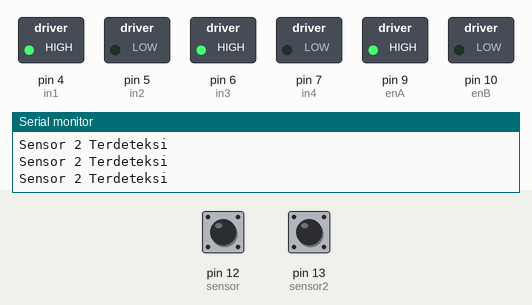
A sketch run on a simulated Arduino Uno, built with avr-gcc and run on an emulated ATmega328P. Parts: switched loads named in the sketch (green lamp = pin HIGH), the last lines printed to the serial monitor. Dashed ring = blinking. The inputs (shaded band) are chosen by the test bench; at power-on: pin 12 (sensor) HIGH, pin 13 (sensor2) LOW.

Above: at 1.2 s.
1.3 s: pin 12 (sensor) driven LOW
At 2.1 s:
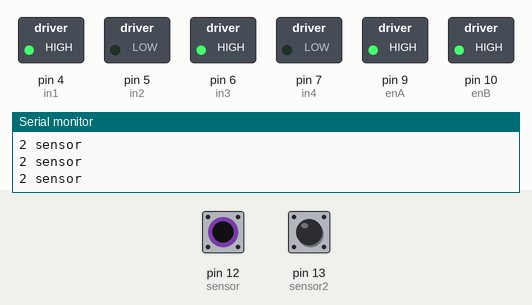
2.8 s: pin 13 (sensor2) driven HIGH
At 3.5 s:
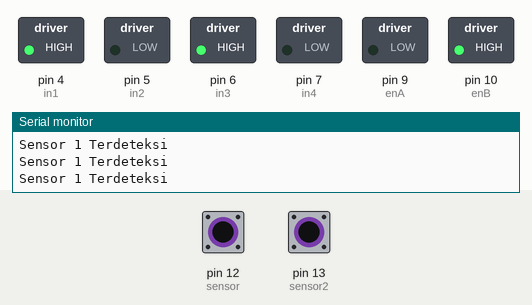
4.3 s: pin 12 (sensor) driven HIGH
At 4.8 s:
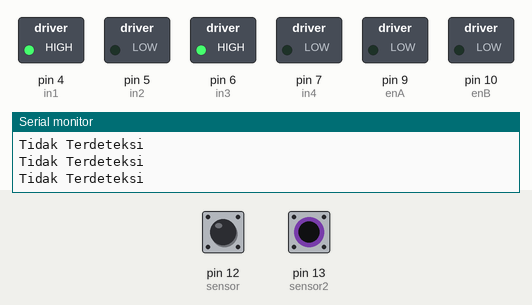
5.8 s: pin 13 (sensor2) driven LOW
At 7.2 s:
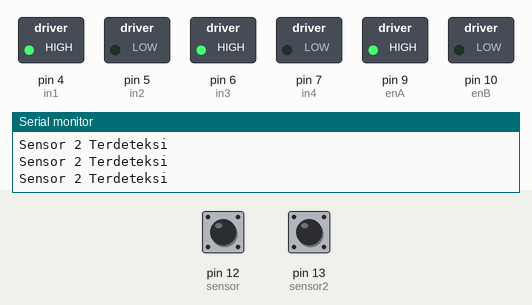
8.8 s: pin 12 (sensor) pulsed LOW 2 times (0.12 s each, 0.3 s apart)
At 8.88 s:
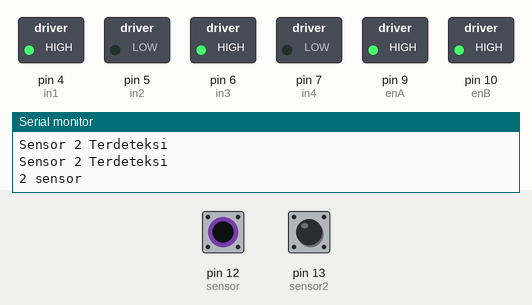
12.4 s: pin 13 (sensor2) pulsed HIGH 2 times (0.12 s each, 0.3 s apart)
At 12.63 s:
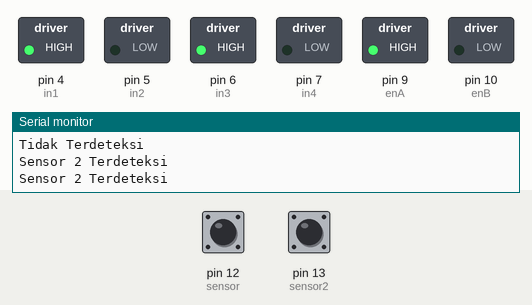
Timing chart, 0 to 15.4 s (numbered marks = the images above; inputs shaded):
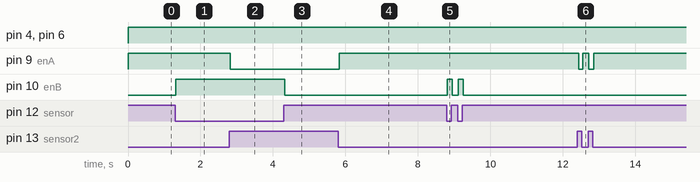

The sketch:

sensorGaris.ino
```cpp
const int sensor = 12;
const int sensor2 = 13;
#define enA 9
#define in1 4
#define in2 5
#define enB 10
#define in3 6
#define in4 7
int motorSpeedA = 0;
int motorSpeedB = 0;

void setup() {

 pinMode(enA, OUTPUT);
  pinMode(enB, OUTPUT);
  pinMode(in1, OUTPUT);
  pinMode(in2, OUTPUT);
  pinMode(in3, OUTPUT);
  pinMode(in4, OUTPUT);

pinMode(sensor, INPUT);
pinMode(sensor2, INPUT);
Serial.begin(9600);
}

void loop() {
  int TCRTpin = digitalRead(sensor);
  int TCRTpin2 = digitalRead(sensor2);
  if (TCRTpin == LOW && TCRTpin2 == HIGH){
  Serial.println("Sensor 1 Terdeteksi");

motorSpeedA = 0;
    motorSpeedB = 255;
    analogWrite(enA, motorSpeedA); // Send PWM signal to motor A
    analogWrite(enB, motorSpeedB); // Send PWM signal to motor B
    // Set Motor A backward
    digitalWrite(in1, HIGH);
    digitalWrite(in2, LOW);
    // Set Motor B backward
    digitalWrite(in3, HIGH);
    digitalWrite(in4, LOW);


  } else if (TCRTpin == HIGH && TCRTpin2 == LOW){
  Serial.println("Sensor 2 Terdeteksi");

motorSpeedA = 255;
    motorSpeedB = 0;
    analogWrite(enA, motorSpeedA); // Send PWM signal to motor A
    analogWrite(enB, motorSpeedB); // Send PWM signal to motor B
    // Set Motor A backward
    digitalWrite(in1, HIGH);
    digitalWrite(in2, LOW);
    // Set Motor B backward
    digitalWrite(in3, HIGH);
    digitalWrite(in4, LOW);


} else if (TCRTpin == LOW && TCRTpin2 == LOW){
  Serial.println("2 sensor");
  motorSpeedA = 255;
    motorSpeedB = 255;
    analogWrite(enA, motorSpeedA); // Send PWM signal to motor A
    analogWrite(enB, motorSpeedB); // Send PWM signal to motor B
    // Set Motor A backward
    digitalWrite(in1, HIGH);
        digitalWrite(in3, HIGH);
    digitalWrite(in2, LOW);
    // Set Motor B backward

    digitalWrite(in4, LOW);
  }
else{
  Serial.println("Tidak Terdeteksi");
  motorSpeedA = 0;
    motorSpeedB = 0;
 analogWrite(enA, motorSpeedA); // Send PWM signal to motor A
    analogWrite(enB, motorSpeedB); // Send PWM signal to motor B
    // Set Motor A backward
    digitalWrite(in1, HIGH);
    digitalWrite(in2, LOW);
    // Set Motor B backward
    digitalWrite(in3, HIGH);
    digitalWrite(in4, LOW);
}

}
```

Measured:
- after the input at 1.3 s, pin 10 (enB): LOW → HIGH at once
- after the input at 2.8 s, pin 9 (enA): HIGH → LOW at once
- after the input at 4.3 s, pin 10 (enB): HIGH → LOW at once
- after the input at 5.8 s, pin 9 (enA): LOW → HIGH at once
- after the input at 8.8 s, pin 10 (enB): alternates HIGH for 0.14 s and LOW for 0.16 s, 4 changes in all, then stays LOW, starting at once
- after the input at 12.4 s, pin 9 (enA): alternates HIGH for 0.17 s and LOW for 0.12 s, 4 changes in all, then stays HIGH, starting at once
